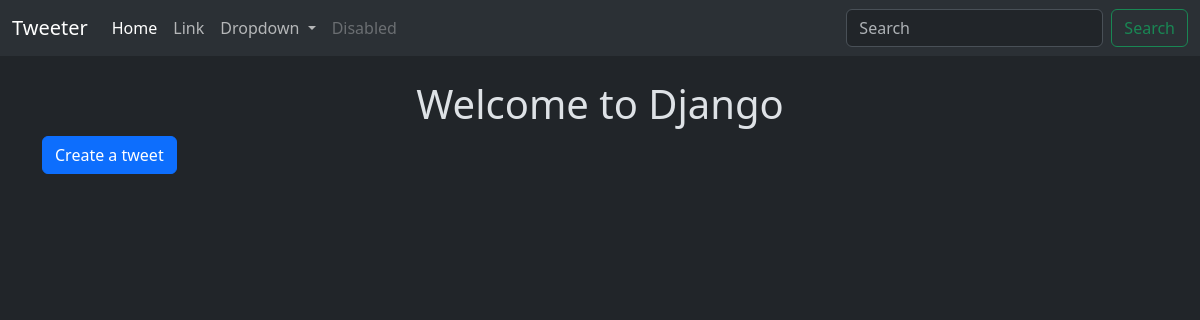
The app's page /tweet/, older data.
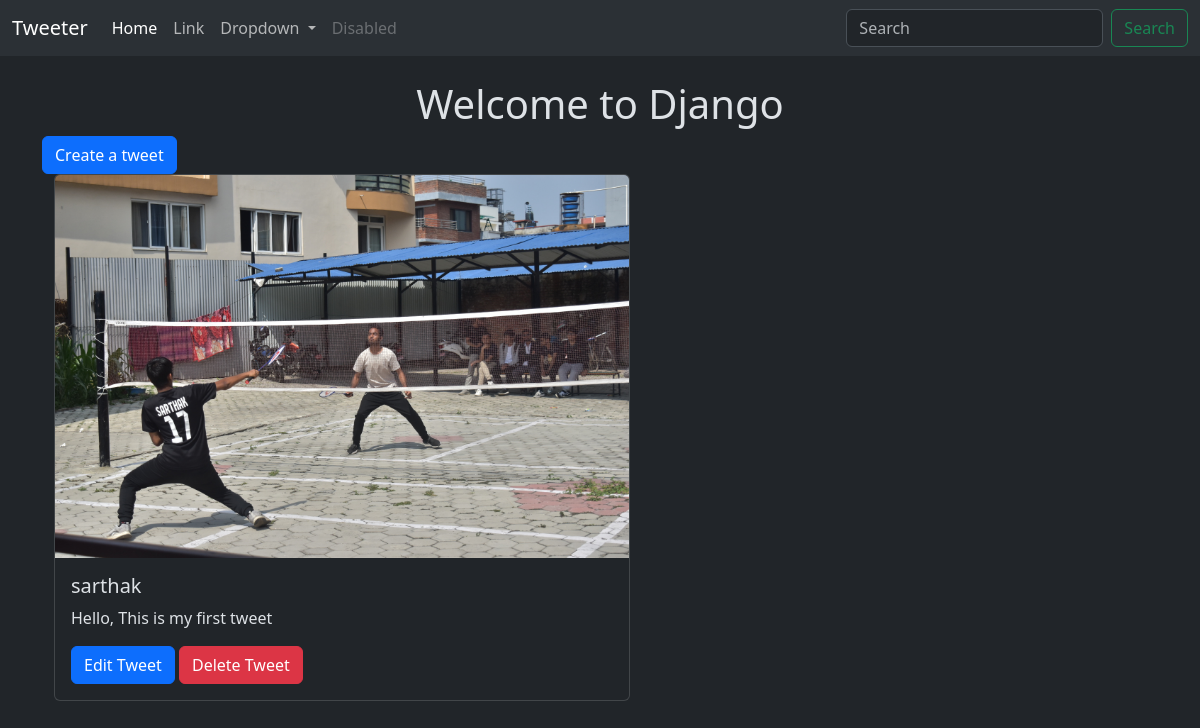
The same page, newer data.
### tweet/models.py (models this page shows, shortened)
class Tweet(models.Model):
    user= models.ForeignKey(User, on_delete=models.CASCADE)
    text =models.TextField(max_length=250)
    photo = models.ImageField(upload_to='photos/', blank=True, null =True)
    created_at= models.DateTimeField(auto_now_add=True)
    updated_at= models.DateTimeField(auto_now=True)

### tweet/views.py (the view)
# urls.py: path('', views.tweet_list, name='tweet_list'),
def tweet_list(request):
    tweets=Tweet.objects.all().order_by('-created_at')
    return render(request, 'tweet_list.html', {'tweets':tweets})

### tweet/templates/tweet_list.html (shortened to what this page needs)
{% extends "layout.html" %}
{% block content %}
<h1 class="text-center mt-4">
    Welcome to Django
</h1>
<a  class="btn btn-primary" href="{% url 'tweet_create' %}">
    Create a tweet
</a>
<div class="container">
    {% for tweet in tweets %}
    <div class="card" style="width: 36rem;">
        <img src="{{tweet.photo.url}}" class="card-img-top" alt="...">
        <div class="card-body">
          <h5 class="card-title">{{tweet.user.username}}</h5>
          <p class="card-text">{{tweet.text}}</p>
          <a href="{% url 'tweet_edit' tweet.id %}" class="btn btn-primary">Edit Tweet</a>
          <a href="{% url 'tweet_delete' tweet.id %}" class="btn btn-danger">Delete Tweet</a>
        </div>
      </div>
    {% endfor %}
</div>
{% endblock content %}

### templates/layout.html (shortened to what this page needs)
{% load static %}
<!DOCTYPE html>
<html lang="en" data-bs-theme="dark">
<head>
    <link href="https://cdn.jsdelivr.net/npm/bootstrap@5.3.3/dist/css/bootstrap.min.css" rel="stylesheet">
</head>
<body>
    <nav class="navbar navbar-expand-lg bg-body-tertiary">
        <div class="container-fluid">
          <a class="navbar-brand" href="#"> Tweeter </a>
          <div class="collapse navbar-collapse" id="navbarSupportedContent">
            <ul class="navbar-nav me-auto mb-2 mb-lg-0">
              <li class="nav-item">
                <a class="nav-link active" aria-current="page" href="#">Home</a>
              </li>
              <li class="nav-item">
                <a class="nav-link" href="#">Link</a>
              </li>
              <li class="nav-item dropdown">
                <a class="nav-link dropdown-toggle" href="#" role="button" data-bs-toggle="dropdown" aria-expanded="false">
                  Dropdown
                </a>
              </li>
              <li class="nav-item">
                <a class="nav-link disabled" aria-disabled="true">Disabled</a>
              </li>
            </ul>
            <form class="d-flex" role="search">
              <input class="form-control me-2" type="search" placeholder="Search" aria-label="Search">
              <button class="btn btn-outline-success" type="submit">Search</button>
            </form>
          </div>
        </div>
      </nav>
    <div class="container">
        {% block content %}{% endblock %}
    </div>
</body>
</html>

Row changes from the older to the newer data that the page shows:
added Tweet: photo (picture), user.username "sarthak", text "Hello, This is my first tweet"
